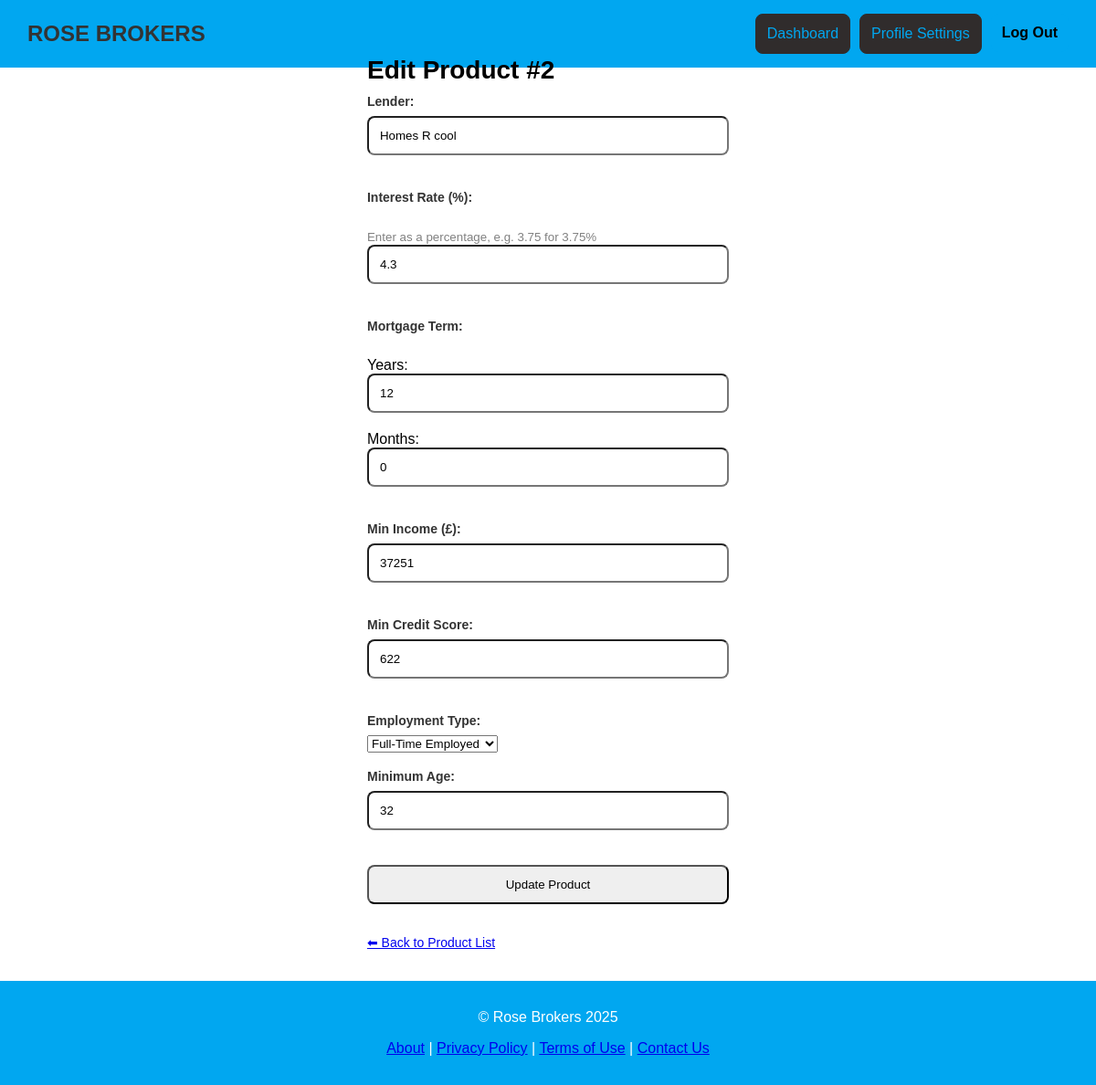
Page /edit_product.php?id=2 (signed in) on the committed database.
### tables this page shows
CREATE TABLE "Product" (
	"ProductId"	INTEGER,
	"Lender"	TEXT,
	"InterestRate"	REAL,
	"MortgageTerm"	INTEGER,
	"MinIncome"	INTEGER,
	"MinCreditScore"	INTEGER,
	"EmploymentType"	TEXT,
	"MinAge"	INTEGER,
	PRIMARY KEY("ProductId")
);

### edit_product.php (the view, shortened to what this page needs)
<?php
require 'db.php';
require 'headerFooter.php';
$productId = $_GET['id'];
$stmt = $conn->prepare("SELECT * FROM Product WHERE ProductId = ?");
$stmt->execute([$productId]);
$product = $stmt->fetch(PDO::FETCH_ASSOC);
?>
<!DOCTYPE html>
<html>
<head>
    <link rel="stylesheet" href="css/global.css" />
</head>
<body>
    <div class="container">
        <div class="add-section">
            <h2>Edit Product #<?= $product['ProductId'] ?></h2>
            <form method="POST" class="add-form">
                <label>Lender:</label>
                <input type="text" name="lender" value="<?= htmlspecialchars($product['Lender']) ?>" required><br><br>
                <label>Interest Rate (%):</label><br>
                <small style="color: gray;">Enter as a percentage, e.g. 3.75 for 3.75%</small><br>
                <input type="number" step="0.01" min="0" max="100" name="rate" value="<?= $product['InterestRate'] ?>" required><br><br>
                <label>Mortgage Term:</label><br>
                <?php
                    $years = intdiv($product['MortgageTerm'], 12);
                    $months = $product['MortgageTerm'] % 12;
                ?>
                Years:
                <input type="number" name="term_years" min="0" value="<?= $years ?>" required>
                Months:
                <input type="number" name="term_months" min="0" max="11" value="<?= $months ?>" required><br><br>
                <label>Min Income (£):</label>
                <input type="number" name="min_income" value="<?= $product['MinIncome'] ?>" required><br><br>
                <label>Min Credit Score:</label>
                <input type="number" name="credit_score" value="<?= $product['MinCreditScore'] ?>" required><br><br>
                <label>Employment Type:</label>
                <select name="employment_type" required>
                    <option value="Full-Time Employed" <?= $product['EmploymentType'] === 'Full-Time Employed' ? 'selected' : '' ?>>Full-Time Employed</option>
                </select><br><br>
                <label>Minimum Age:</label>
                <input type="number" name="min_age" min="18" max="100" value="<?= $product['MinAge'] ?>" required><br><br>
                <input type="submit" value="Update Product">
                <p><a href="product_list.php">⬅ Back to Product List</a></p>
            </form>
        </div>
    </div>
</body>
</html>

### css/global.css (style rules this page uses)
body { font-family: Arial, sans-serif; margin: 0; padding: 0; background-color: white; }
.container { display: flex; height: 100vh; justify-content: center; align-items: center; padding-top: 80px; padding-bottom: 80px; }
.add-section { justify-content: center; align-items: center; padding: 50px 10%; margin-top: px; position: relative; }
.add-section h2 { font-size: 28px; color: black; margin-bottom: 10px; }
.add-section p { font-size: 14px; color: #555; margin-bottom: 30px; }
.add-form label { font-size: 14px; color: #333; font-weight: bold; margin-bottom: 8px; display: block; }
.add-form input { width: 100%; padding: 12px; margin-bottom: 20px; border-radius: 8px; box-sizing: border-box; }

### rows in the picture
product: ProductId "2", lender "Homes R cool", rate "4.3", term_years "12", term_months "0", min_income "37251", credit_score "622", employment_type "Full-Time Employed", min_age "32"
